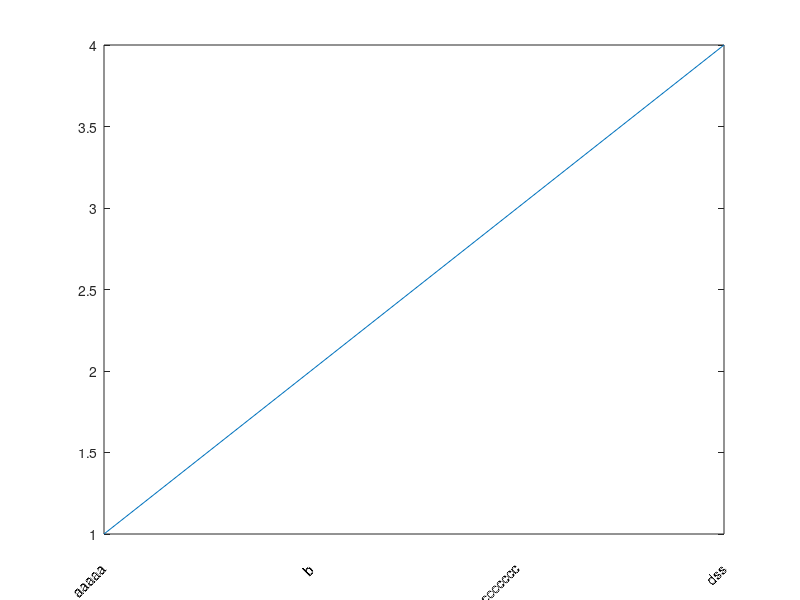

This chart was generated by the following MATLAB code:

clear

## init demo plot
clf
plot(1:4);

#xticklabel=["aaaaa";"bbbbbbbbbb";"c";"dd"];
xticklabel=["aaaaa";"b";"ccccccccc";"dss"];

fig_gca = gca;

#xtick=[1 2 3 4];
xtick = 1:size(xticklabel,1)
set(fig_gca,'xtick',xtick);

set(fig_gca,'xticklabel',xticklabel);

## get position of current xtick labels
h = get(fig_gca,'xlabel');
xlabelstring = get(h,'string');
xlabelposition = get(h,'position');

## construct position of new xtick labels
yposition = xlabelposition(2);
yposition = repmat(yposition,length(xtick),1);

## disable current xtick labels
set(fig_gca,'xtick',[]);

## set up new xtick labels and rotate
hnew = text(xtick, yposition, xticklabel);
set(hnew,'rotation',45,'horizontalalignment','right');